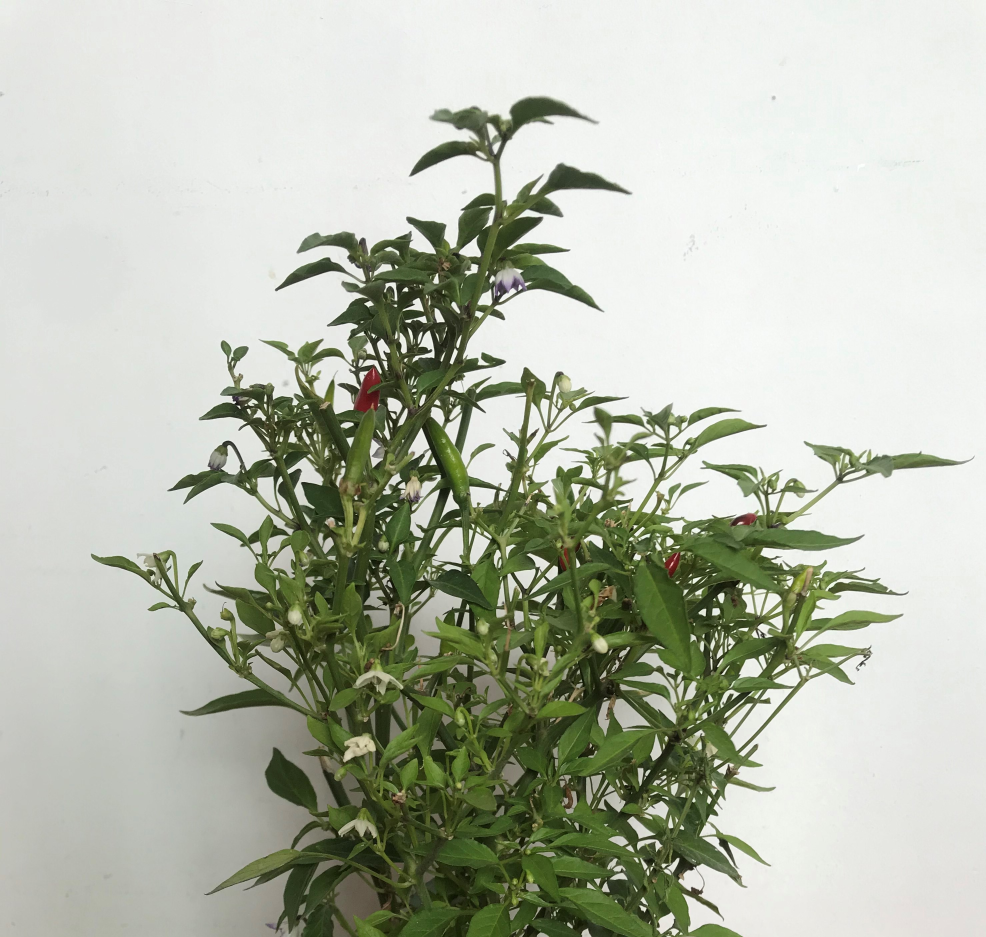
#> input picture photos/ChilliPlantCropped.jpeg, 2957 x 2811 px, found by its file name (shown at 1/3 size)
$ python testing.py
#> lines starting #> are read from the running program, lines starting #| are printed output that depends on the picture
import cv2 as cv
import numpy as np
import sys

img = cv.imread(cv.samples.findFile("ChilliPlantCropped.jpeg"))
#> img is the input picture: shape (2811, 2957, 3); mean B, G, R 172.8, 187.7, 182.7
if img is None:
    sys.exit("Could not read the image.")

img = cv.resize(img, (723,700))
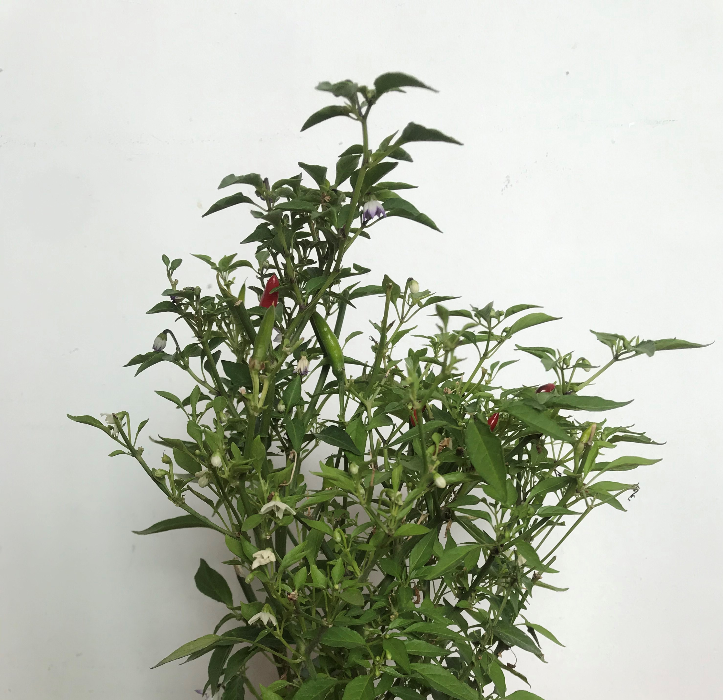
#> img: shape (700, 723, 3); mean B, G, R 172.7, 187.6, 182.6
hsv = cv.cvtColor(img, cv.COLOR_BGR2HSV)
#> hsv: shape (700, 723, 3); mean H, S, V 43.7, 39, 187.8

cv.imshow("original", img)
k = cv.waitKey(0)
#> (key Esc is pressed here)

zeroes = np.zeros((700,723))
hsv[:,:,2] = zeroes
#> hsv: shape (700, 723, 3); mean H, S, V 43.7, 39, 0
editedImg = cv.cvtColor(hsv, cv.COLOR_HSV2BGR)
#> editedImg: shape (700, 723, 3); every value is 0

cv.imshow("edited", editedImg)
k = cv.waitKey(0)
#> (key Esc is pressed here)
